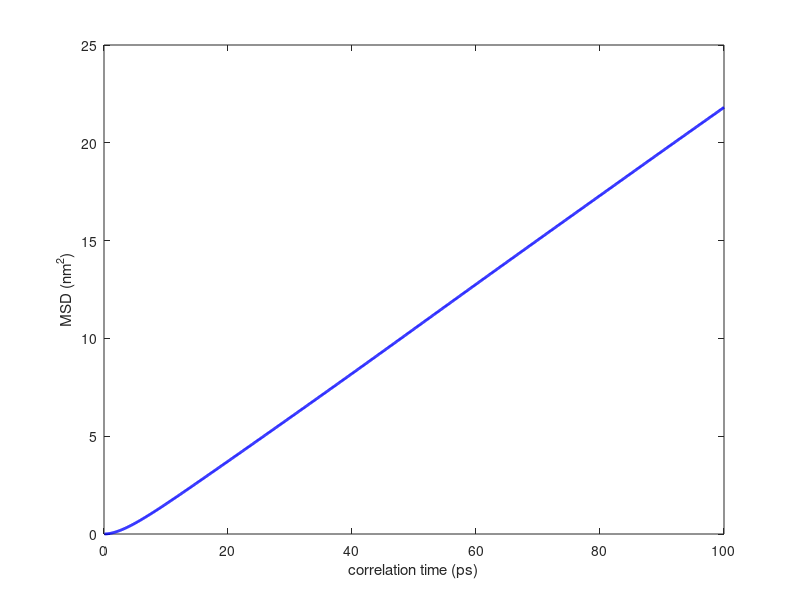
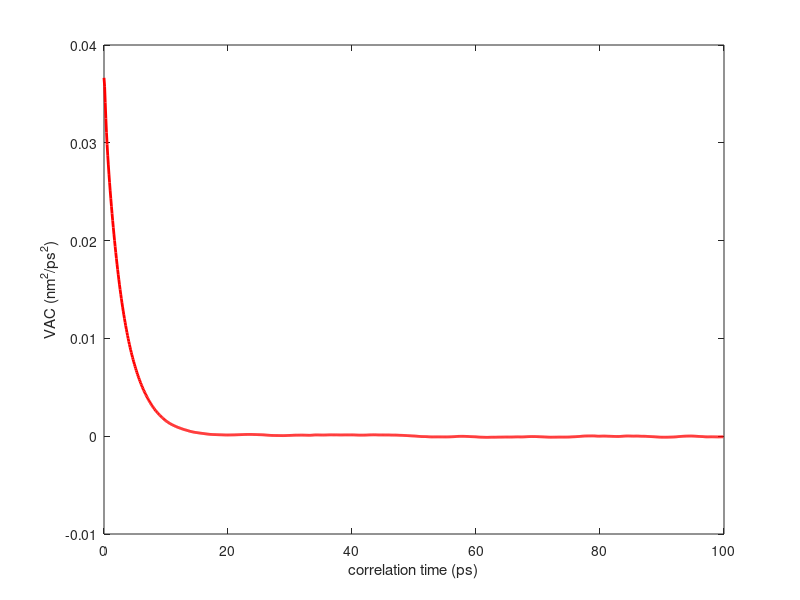
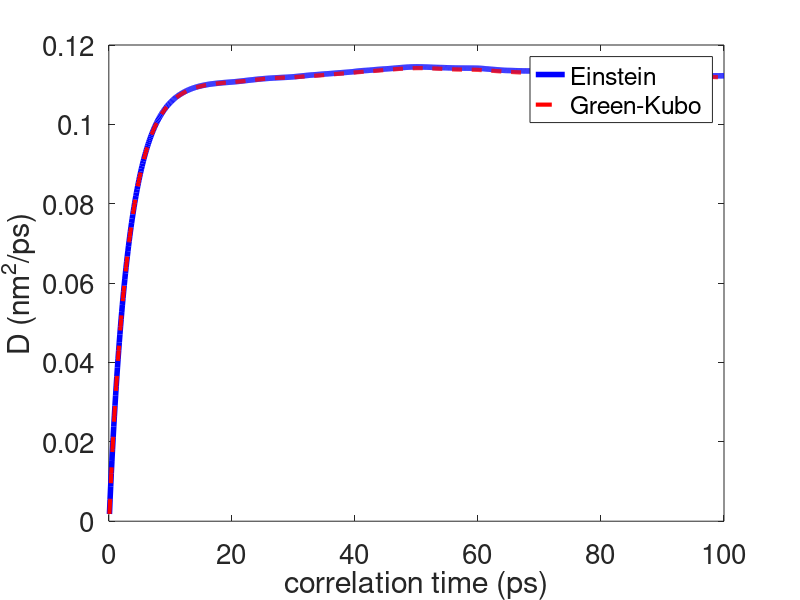

Source code (MATLAB) for these figures, in order:
clear all; close all;
load msd.txt;
load vac.txt;

N = size(msd,1);
t = msd(:,1) * 10.18 / 1000; %ps
time_step = t(2) - t(1);
msd = [0; mean(msd(:,2:4),2) / 100]; % nm^2
vac = mean(vac(:,2:4),2) * (1.6/1.66*100); % nm^2/ps^2

D_Einstein = zeros(N, 1);
D_Green_Kubo = zeros(N, 1);

for n = 1 : N
    D_Einstein(n) = (msd(n + 1) - msd(n)) / time_step / 2;
    D_Green_Kubo(n) = sum(vac(1:n)) * time_step;
end
D_Green_Kubo = D_Green_Kubo - 0.5 * time_step * vac(1);

figure(1);
plot(t+time_step, msd(2:end), 'b', 'linewidth', 2);
xlabel('correlation time (ps)');
ylabel('MSD (nm^2)');

figure(2);
plot(t, vac, 'r', 'linewidth', 2);
hold off;
xlabel('correlation time (ps)');
ylabel('VAC (nm^2/ps^2)');

figure(3);
plot(t + time_step, D_Einstein, 'b-', 'linewidth', 4);
hold on;
plot(t + time_step, D_Green_Kubo, 'r--', 'linewidth', 3);
hold off;
xlabel('correlation time (ps)', 'fontsize', 20);
ylabel('D (nm^2/ps)', 'fontsize', 20);
legend('Einstein', 'Green-Kubo');
set(gca, 'fontsize', 20)






